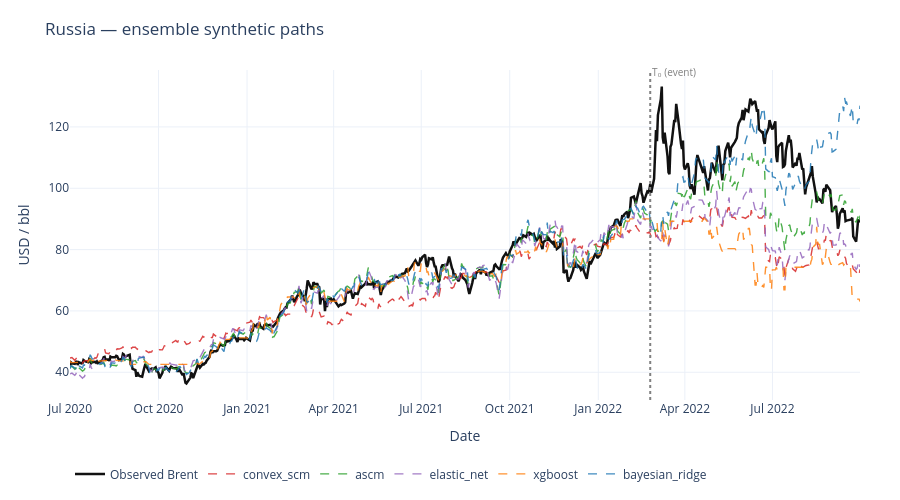
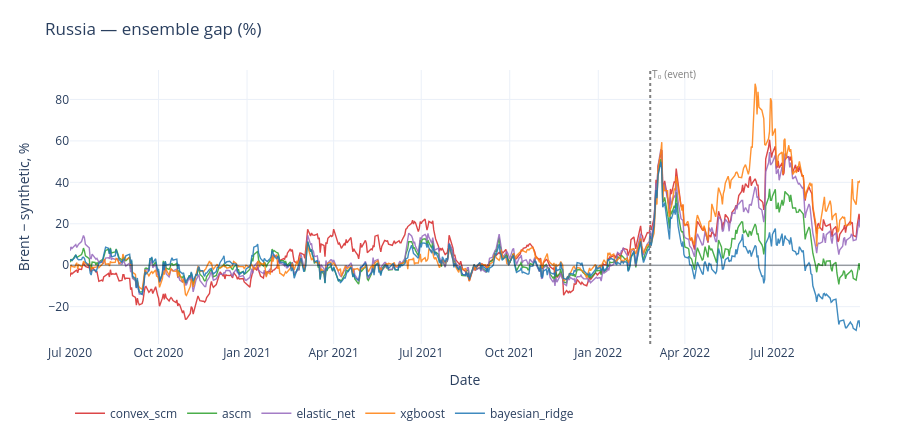
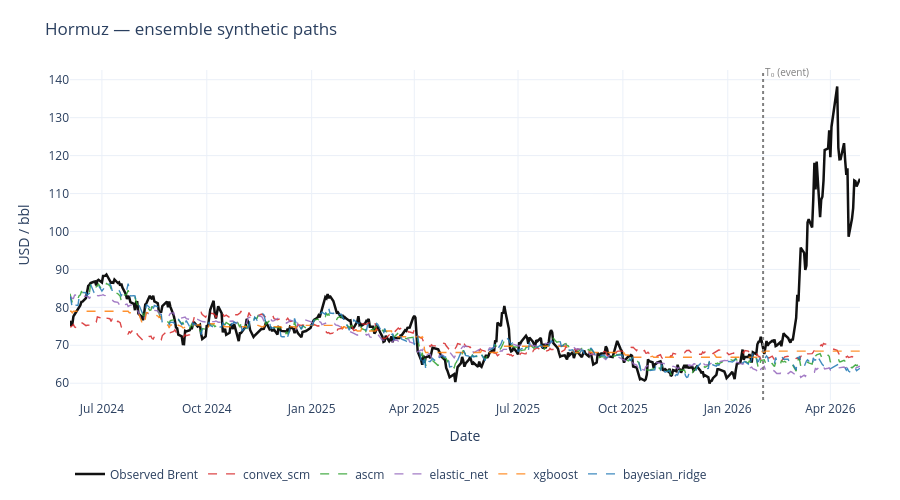
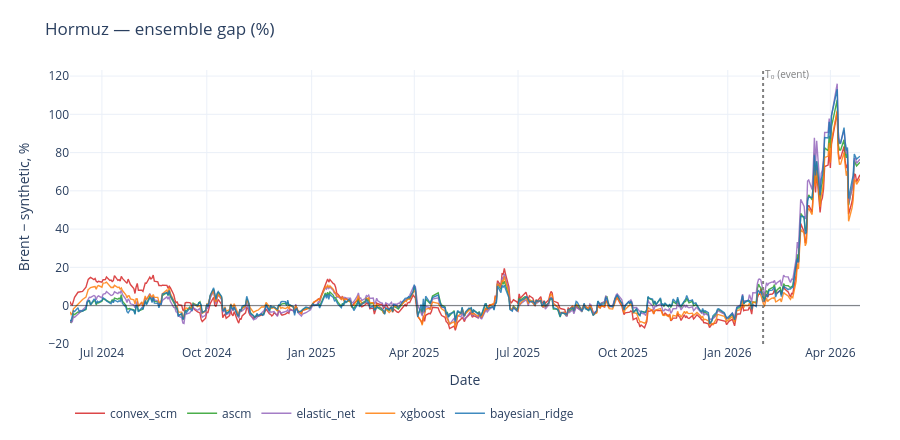

Notebook code for these charts, in order:
### Markdown cell above
## Ensemble visualization — preferred window

### Code cell
for event in EVENTS:
    fits = {}
    for model in MODELS:
        f = load_fit(event, 'preferred', model, variant=VARIANT)
        if f is not None:
            fits[model] = f
    if fits:
        plot_ensemble_paths(fits, title=f'{event.title()} — ensemble synthetic paths').show()
        plot_ensemble_gaps(fits, title=f'{event.title()} — ensemble gap (%)').show()

### Figure 1 — Plotly figure (JSON) as saved in the notebook; plotly's stock layout.template omitted (floating-point values rounded to 4 significant figures; data arrays with more than 128 entries replaced by an {"elided": "..."} marker saying what was removed)
{"data": [{"line": {"color": "#111111", "width": 2.5}, "mode": "lines", "name": "Observed Brent", "type": "scatter", "x": {"elided": "572 str values"}, "y": {"elided": "572 float values"}}, {"line": {"color": "#d62728", "dash": "dash", "width": 1.4}, "mode": "lines", "name": "convex_scm", "opacity": 0.85, "type": "scatter", "x": {"elided": "572 str values"}, "y": {"elided": "572 float values"}}, {"line": {"color": "#2ca02c", "dash": "dash", "width": 1.4}, "mode": "lines", "name": "ascm", "opacity": 0.85, "type": "scatter", "x": {"elided": "572 str values"}, "y": {"elided": "572 float values"}}, {"line": {"color": "#9467bd", "dash": "dash", "width": 1.4}, "mode": "lines", "name": "elastic_net", "opacity": 0.85, "type": "scatter", "x": {"elided": "572 str values"}, "y": {"elided": "572 float values"}}, {"line": {"color": "#ff7f0e", "dash": "dash", "width": 1.4}, "mode": "lines", "name": "xgboost", "opacity": 0.85, "type": "scatter", "x": {"elided": "572 str values"}, "y": {"elided": "572 float values"}}, {"line": {"color": "#1f77b4", "dash": "dash", "width": 1.4}, "mode": "lines", "name": "bayesian_ridge", "opacity": 0.85, "type": "scatter", "x": {"elided": "572 str values"}, "y": {"elided": "572 float values"}}], "layout": {"annotations": [{"font": {"color": "grey", "size": 10}, "showarrow": false, "text": "T₀ (event)", "x": "2022-02-24T00:00:00", "xanchor": "left", "y": 1.02, "yref": "paper"}], "height": 500, "hovermode": "x unified", "legend": {"orientation": "h", "x": 0, "xanchor": "left", "y": -0.18, "yanchor": "top"}, "margin": {"b": 90, "l": 70, "r": 40, "t": 70}, "shapes": [{"line": {"color": "grey", "dash": "dot"}, "type": "line", "x0": "2022-02-24T00:00:00", "x1": "2022-02-24T00:00:00", "xref": "x", "y0": 0, "y1": 1, "yref": "y domain"}], "title": {"text": "Russia — ensemble synthetic paths"}, "xaxis": {"title": {"text": "Date"}}, "yaxis": {"title": {"text": "USD / bbl"}}}}

### Figure 2 — Plotly figure (JSON) as saved in the notebook; plotly's stock layout.template omitted (floating-point values rounded to 4 significant figures; data arrays with more than 128 entries replaced by an {"elided": "..."} marker saying what was removed)
{"data": [{"line": {"color": "#d62728", "width": 1.4}, "mode": "lines", "name": "convex_scm", "opacity": 0.85, "type": "scatter", "x": {"elided": "572 str values"}, "y": {"elided": "572 float values"}}, {"line": {"color": "#2ca02c", "width": 1.4}, "mode": "lines", "name": "ascm", "opacity": 0.85, "type": "scatter", "x": {"elided": "572 str values"}, "y": {"elided": "572 float values"}}, {"line": {"color": "#9467bd", "width": 1.4}, "mode": "lines", "name": "elastic_net", "opacity": 0.85, "type": "scatter", "x": {"elided": "572 str values"}, "y": {"elided": "572 float values"}}, {"line": {"color": "#ff7f0e", "width": 1.4}, "mode": "lines", "name": "xgboost", "opacity": 0.85, "type": "scatter", "x": {"elided": "572 str values"}, "y": {"elided": "572 float values"}}, {"line": {"color": "#1f77b4", "width": 1.4}, "mode": "lines", "name": "bayesian_ridge", "opacity": 0.85, "type": "scatter", "x": {"elided": "572 str values"}, "y": {"elided": "572 float values"}}], "layout": {"annotations": [{"font": {"color": "grey", "size": 10}, "showarrow": false, "text": "T₀ (event)", "x": "2022-02-24T00:00:00", "xanchor": "left", "y": 1.02, "yref": "paper"}], "height": 440, "hovermode": "x unified", "legend": {"orientation": "h", "x": 0, "xanchor": "left", "y": -0.2, "yanchor": "top"}, "margin": {"b": 80, "l": 70, "r": 40, "t": 70}, "shapes": [{"line": {"color": "black", "width": 0.5}, "type": "line", "x0": 0, "x1": 1, "xref": "x domain", "y0": 0, "y1": 0, "yref": "y"}, {"line": {"color": "grey", "dash": "dot"}, "type": "line", "x0": "2022-02-24T00:00:00", "x1": "2022-02-24T00:00:00", "xref": "x", "y0": 0, "y1": 1, "yref": "y domain"}], "title": {"text": "Russia — ensemble gap (%)"}, "xaxis": {"title": {"text": "Date"}}, "yaxis": {"title": {"text": "Brent − synthetic, %"}}}}

### Figure 3 — Plotly figure (JSON) as saved in the notebook; plotly's stock layout.template omitted (floating-point values rounded to 4 significant figures; data arrays with more than 128 entries replaced by an {"elided": "..."} marker saying what was removed)
{"data": [{"line": {"color": "#111111", "width": 2.5}, "mode": "lines", "name": "Observed Brent", "type": "scatter", "x": {"elided": "482 str values"}, "y": {"elided": "482 float values"}}, {"line": {"color": "#d62728", "dash": "dash", "width": 1.4}, "mode": "lines", "name": "convex_scm", "opacity": 0.85, "type": "scatter", "x": {"elided": "482 str values"}, "y": {"elided": "482 float values"}}, {"line": {"color": "#2ca02c", "dash": "dash", "width": 1.4}, "mode": "lines", "name": "ascm", "opacity": 0.85, "type": "scatter", "x": {"elided": "482 str values"}, "y": {"elided": "482 float values"}}, {"line": {"color": "#9467bd", "dash": "dash", "width": 1.4}, "mode": "lines", "name": "elastic_net", "opacity": 0.85, "type": "scatter", "x": {"elided": "482 str values"}, "y": {"elided": "482 float values"}}, {"line": {"color": "#ff7f0e", "dash": "dash", "width": 1.4}, "mode": "lines", "name": "xgboost", "opacity": 0.85, "type": "scatter", "x": {"elided": "482 str values"}, "y": {"elided": "482 float values"}}, {"line": {"color": "#1f77b4", "dash": "dash", "width": 1.4}, "mode": "lines", "name": "bayesian_ridge", "opacity": 0.85, "type": "scatter", "x": {"elided": "482 str values"}, "y": {"elided": "482 float values"}}], "layout": {"annotations": [{"font": {"color": "grey", "size": 10}, "showarrow": false, "text": "T₀ (event)", "x": "2026-02-01T00:00:00", "xanchor": "left", "y": 1.02, "yref": "paper"}], "height": 500, "hovermode": "x unified", "legend": {"orientation": "h", "x": 0, "xanchor": "left", "y": -0.18, "yanchor": "top"}, "margin": {"b": 90, "l": 70, "r": 40, "t": 70}, "shapes": [{"line": {"color": "grey", "dash": "dot"}, "type": "line", "x0": "2026-02-01T00:00:00", "x1": "2026-02-01T00:00:00", "xref": "x", "y0": 0, "y1": 1, "yref": "y domain"}], "title": {"text": "Hormuz — ensemble synthetic paths"}, "xaxis": {"title": {"text": "Date"}}, "yaxis": {"title": {"text": "USD / bbl"}}}}

### Figure 4 — Plotly figure (JSON) as saved in the notebook; plotly's stock layout.template omitted (floating-point values rounded to 4 significant figures; data arrays with more than 128 entries replaced by an {"elided": "..."} marker saying what was removed)
{"data": [{"line": {"color": "#d62728", "width": 1.4}, "mode": "lines", "name": "convex_scm", "opacity": 0.85, "type": "scatter", "x": {"elided": "482 str values"}, "y": {"elided": "482 float values"}}, {"line": {"color": "#2ca02c", "width": 1.4}, "mode": "lines", "name": "ascm", "opacity": 0.85, "type": "scatter", "x": {"elided": "482 str values"}, "y": {"elided": "482 float values"}}, {"line": {"color": "#9467bd", "width": 1.4}, "mode": "lines", "name": "elastic_net", "opacity": 0.85, "type": "scatter", "x": {"elided": "482 str values"}, "y": {"elided": "482 float values"}}, {"line": {"color": "#ff7f0e", "width": 1.4}, "mode": "lines", "name": "xgboost", "opacity": 0.85, "type": "scatter", "x": {"elided": "482 str values"}, "y": {"elided": "482 float values"}}, {"line": {"color": "#1f77b4", "width": 1.4}, "mode": "lines", "name": "bayesian_ridge", "opacity": 0.85, "type": "scatter", "x": {"elided": "482 str values"}, "y": {"elided": "482 float values"}}], "layout": {"annotations": [{"font": {"color": "grey", "size": 10}, "showarrow": false, "text": "T₀ (event)", "x": "2026-02-01T00:00:00", "xanchor": "left", "y": 1.02, "yref": "paper"}], "height": 440, "hovermode": "x unified", "legend": {"orientation": "h", "x": 0, "xanchor": "left", "y": -0.2, "yanchor": "top"}, "margin": {"b": 80, "l": 70, "r": 40, "t": 70}, "shapes": [{"line": {"color": "black", "width": 0.5}, "type": "line", "x0": 0, "x1": 1, "xref": "x domain", "y0": 0, "y1": 0, "yref": "y"}, {"line": {"color": "grey", "dash": "dot"}, "type": "line", "x0": "2026-02-01T00:00:00", "x1": "2026-02-01T00:00:00", "xref": "x", "y0": 0, "y1": 1, "yref": "y domain"}], "title": {"text": "Hormuz — ensemble gap (%)"}, "xaxis": {"title": {"text": "Date"}}, "yaxis": {"title": {"text": "Brent − synthetic, %"}}}}
